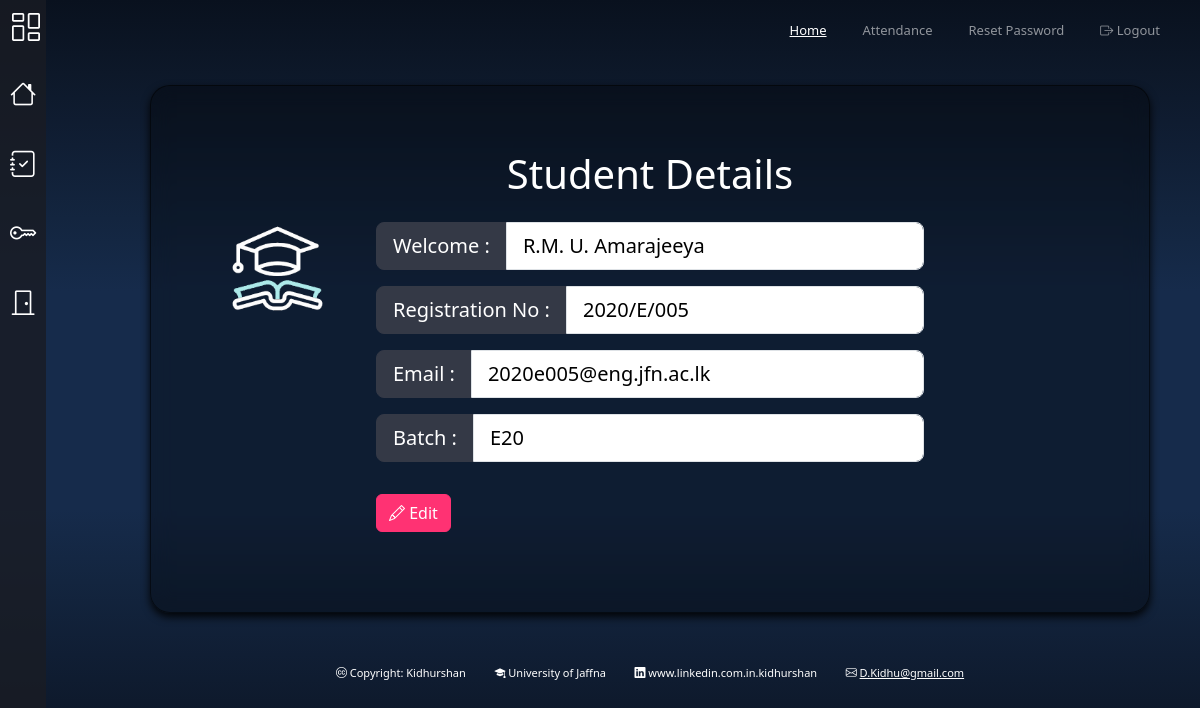
/Student_Dashboard/Student_index.php (signed in), run on the app's committed database.
### tables this page shows
CREATE TABLE `student` (
  `RegNo` varchar(100) NOT NULL,
  `Email` varchar(100) NOT NULL,
  `Password` varchar(100) NOT NULL,
  `FirstName` varchar(100) NOT NULL,
  `MidName` varchar(100) NOT NULL,
  `LastName` varchar(100) NOT NULL,
  `Batch` varchar(100) NOT NULL,
  `MA-Approval` varchar(100) NOT NULL
);

### Student_Dashboard/Student_index.php (the view, shortened to what this page needs)
<!DOCTYPE html>
<html lang="en" data-bs-theme="white">
<head>
  <link href="https://cdn.jsdelivr.net/npm/bootstrap@5.3.0/dist/css/bootstrap.min.css" rel="stylesheet">
  <link href="https://cdn.jsdelivr.net/npm/bootstrap-icons/font/bootstrap-icons.css" rel="stylesheet">
  <link href="custom-styles.css" rel="stylesheet">
</head>
<body>
  <div class="sidebar">
    <ul class="nav flex-column">
        <li class="nav-item">
        <a class="nav-link" href="Student_index.php" data-bs-toggle="tooltip" data-bs-placement="right" title="Home">
            <i class="bi bi-house"></i>
        </a>
        </li>
        <li class="nav-item">
        <a class="nav-link" href="Student_Attendance/Attendance.php" data-bs-toggle="tooltip" data-bs-placement="right" title="Attendance">
            <i class="bi bi-journal-check"></i>
        </a>
        </li>
        <li class="nav-item">
        <a class="nav-link" href="Student_Password_Reset/Password_Reset.php" data-bs-toggle="tooltip" data-bs-placement="right" title="Password Reset">
            <i class="bi bi-key"></i>
        </a>
        </li>
        <li class="nav-item">
        <a class="nav-link" href="../Login_Student/logout.php" data-bs-toggle="tooltip" data-bs-placement="right" title="Logout">
            <i class="bi bi-door-closed"></i>
        </a>
        </li>
    </ul>
  </div>
  <nav class="navbar navbar-expand-lg navbar-dark bg-dark">
    <div class="container-fluid">
      <a class="navbar-brand my-1" href="#" data-bs-toggle="offcanvas" data-bs-target="#offcanvasWithCarousel" aria-controls="offcanvasWithCarousel"><h3><i class="bi bi-columns-gap"></i></h3></a>
      <div class="collapse navbar-collapse" id="navbarNav">
        <ul class="navbar-nav ms-auto">
          <li class="nav-item">
            <a class="nav-link active " aria-current="page" href="Student_index.php">Home</a>
          </li>
          <li class="nav-item">
            <a class="nav-link " href="Student_Attendance/Attendance.php">Attendance</a>
          </li>
          <li class="nav-item">
            <a class="nav-link " href="Student_Password_Reset/Password_Reset.php">Reset Password</a>
          </li>
          <li class="nav-item">
            <a class="nav-link btn btn-outline-danger btn-sm" href="../Login_Student/logout.php"><span class="bi bi-box-arrow-right"></span> Logout</a>
          </li>
        </ul>
      </div>
    </div>
  </nav>
<div class="content">
    <div class="card head-card glass-effect p-5">
        <div class="card-body">
            <h1 class="text-white text-center">Student Details</h1>
            <?php
                $email=$_SESSION['Email'];
                include("connect.php");
                $sql ="SELECT * FROM student WHERE Email='$email'";
                $result=mysqli_query($conn,$sql);
                $row=mysqli_fetch_array($result);
                ?>
            <div class="row">
                <div class="col-md-2">
                <img src="../icons/anim-b/graduate.gif" class="img-fluid rounded" alt="Image">
                </div>
                <div class="col-md-8">
                <div class="container mt-3">
                    <div class="input-group input-group-lg mb-3">
                        <span class="input-group-text">Welcome  :</span>
                        <input type="text" class="form-control" value="<?php echo $row["FirstName"];?> <?php echo $row["MidName"]?> <?php echo $row["LastName"]?>" readonly>
                    </div>
                    <div class="input-group input-group-lg mb-3">
                        <span class="input-group-text">Registration No :</span>
                        <input type="text" class="form-control" value="<?php echo $row["RegNo"];?>" readonly>
                    </div>
                    <div class="input-group input-group-lg mb-3">
                        <span class="input-group-text">Email    :</span>
                        <input type="text" class="form-control" value="<?php echo $row["Email"];?>" readonly>
                    </div>
                    <div class="input-group input-group-lg mb-3">
                        <span class="input-group-text">Batch    :</span>
                        <input type="text" class="form-control" value="<?php echo $row["Batch"];?>" readonly>
                    </div>
                    <a href="Update.php?Email=<?php echo $row["Email"];?>" class ="btn btn-danger my-3"><i class="bi bi-pencil"></i> Edit</a>
                </div>
                </div>
            </div>
        </div>
    </div>
        <?php include 'footer.php'; ?>
</div>
</body>
</html>

### Student_Dashboard/custom-styles.css (style rules this page uses)
:root { --bs-body-bg: rgba(232, 249, 255, 0.918); --bs-body-color: #242424; --bs-link-color: #c595ff; --bs-primary:#0071c5; --bs-success: #22e285; --bs-danger: #ff3273; }
.btn-danger { background-color: var(--bs-danger); border-color: var(--bs-danger); }
body { background-image: linear-gradient(to bottom, #09111e, #0d1829, #101e34, #13253f, #162b4b, #162b4b, #162b4b, #162b4b, #13253f, #101e34, #0d1829, #09111e); background-size: cover; background-position: center; height: 100vh; display: flex; }
.sidebar { position: fixed; top: 0; bottom: 0; left: 0; z-index: 100; padding: 60px 0 0; background-color: rgba(25, 28, 36, 0.8); }
.navbar { position: fixed; top: 0; right: 0; left: 0; z-index: 1030; padding: 1px 0; background-color: transparent !important; }
.content { margin-top: 65px; margin-left: 150px; width: calc(100% - 200px); }
.navbar-brand, .nav-link { font-size: 13px; }
.sidebar .nav-link { color: #fff; font-size: 35px; padding: 15px 10px; text-align: center; }
.sidebar .nav-link i { font-size: 0.75em; display: block; }
nav ul { list-style: none; padding: 0; display: flex; }
nav ul li { margin-right: 20px; }
nav ul li a { text-decoration: none; color: black; position: relative; display: inline-block; padding-bottom: 5px; }
nav ul li a::after { content: ''; position: absolute; left: 0; bottom: 0; height: 2px; width: 100%; background-color: white; transform: scaleX(0); transform-origin: right; transition: transform 0.3s ease; }
.navbar-nav .nav-link.active { text-decoration: underline; }
input[type="text"], input[type="email"], input[type="password"], textarea, select { background-color: white !important; color: black !important; }
input::placeholder, textarea::placeholder, select::placeholder { color: black !important; }
.input-group-text { background-color: #343946; color: white; border: 1px solid #343946; }
.head-card img { max-height: 600px; }
.head-card { background: rgba(0, 0, 0, 0.5); color:white; backdrop-filter: blur(10px); box-shadow: 0px 4px 8px rgba(0, 0, 0, 0.9); }
.glass-effect { background: rgba(0, 0, 0, 0.32); color:white; backdrop-filter: blur(10px); -webkit-backdrop-filter: blur(10px); margin-top:20px; border-radius: 20px; border: 1px solid rgba(0, 0, 0, 0.53); }

### data on the page
student: FirstName+MidName+LastName "R.M. U. Amarajeeya", RegNo "2020/E/005", Email "2020e005@eng.jfn.ac.lk", Batch "E20"
